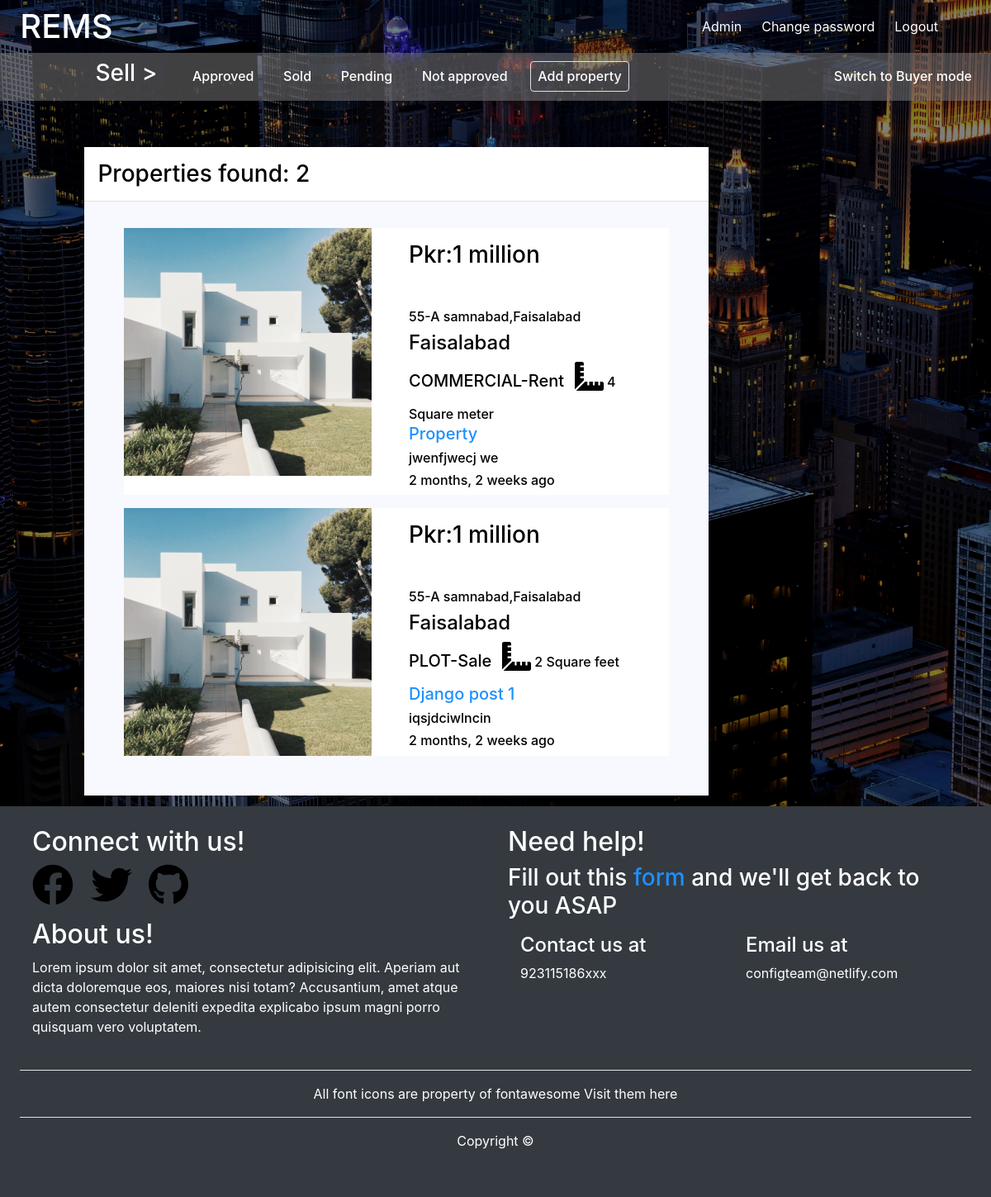
The page /seller/list-property-pending/ (signed in) on the database as committed earlier.
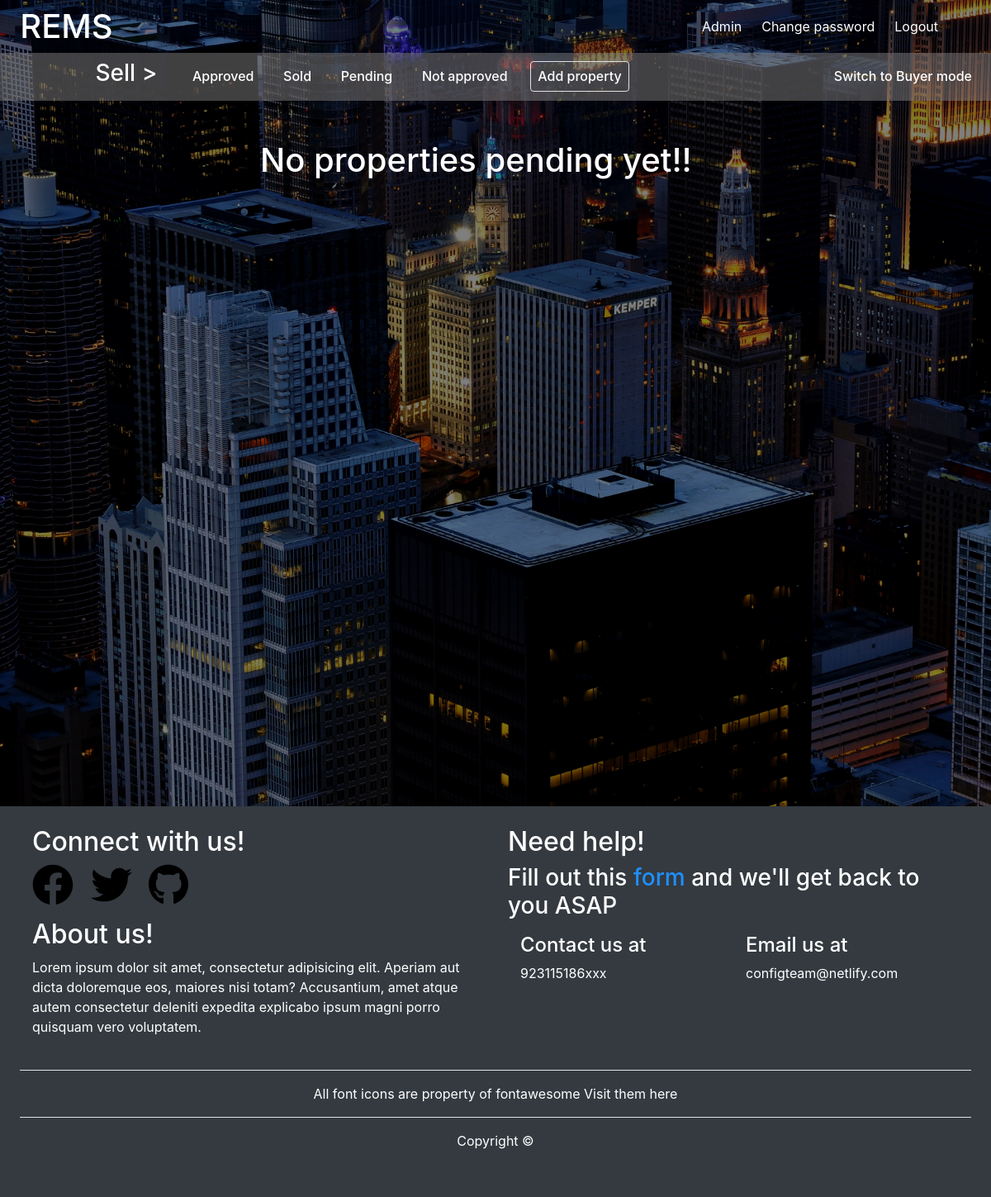
The same page on the database as committed later.
### seller/models.py (models this page shows, shortened)
class Approve(models.Model):
    request_choices = [('Approve', 'Approve'), ('Reject', 'Reject'), ('Sold', 'Sold'), ('Pending', 'pending')]
    request_approval = models.CharField(choices=request_choices, max_length=10, default='pending')
    approval = models.ForeignKey(SellerProperty, on_delete=models.CASCADE, related_name='approval_seller')

class SellerProperty(models.Model):
    alphanumeric = RegexValidator(r'^[a-zA-Z ]*$', 'Only alphabetic characters are allowed.')
    by = models.ForeignKey(user, on_delete=models.CASCADE)
    title = models.CharField(max_length=100)
    description = models.TextField()
    price = models.CharField(max_length=100, default='1 million')
    unit_choice = [('Square feet', 'square feet'),
                   ('Square meter', 'square meter'),
                   ('Square Yard', 'Square Yard'),
                   ('Marla', 'marla'),
                   ('Kanal', 'kanal')]
    size = models.PositiveIntegerField()
    unit = models.CharField(choices=unit_choice, max_length=12)
    bedrooms = models.PositiveIntegerField()
    bathroom = models.PositiveIntegerField()
    image_house = models.ImageField(upload_to='property', default='property/c2.jpg')
    purpose_choice = [('Sale', 'sale'), ('Rent', 'rent')]
    purpose = models.CharField(choices=purpose_choice, max_length=4)
    type_choices = [('Plot', 'plot'), ('Commercial', 'commercial'), ('House', 'house')]
    type = models.CharField(max_length=10, choices=type_choices)
    city = models.CharField(max_length=30, validators=[alphanumeric])
    sector = models.CharField(max_length=50)
    address = models.CharField(max_length=100)
    timestamp = models.DateTimeField(auto_now=True)
    class Meta:
        ordering = ['-timestamp']
    def get_photo_url(self):
        if self.image_house and hasattr(self.image_house, "url"):
            return self.image_house.url

### seller/views.py (the view)
# urls.py: path('list-property-pending/',SellerListSold.as_view(),name='pending'),
class SellerListSold(generic.ListView, LoginRequiredMixin):
    model = Approve
    template_name = 'seller/list_sold_property.html'
    context_object_name = 'sold_list'
    def get_queryset(self):
        print(SellerProperty.objects)
        current_url = resolve(self.request.path_info).url_name
        return Approve.objects.filter(request_approval=current_url, approval__by=self.request.user).order_by(
            '-approval__timestamp')
    def get_context_data(self, *args, **kwargs):
        current_url = resolve(self.request.path_info).url_name
        ctx = super(SellerListSold, self).get_context_data(*args, **kwargs)
        ctx['dynamic'] = current_url
        return ctx

### seller/templates/seller/list_sold_property.html
{% extends 'seller/seller_extension.html' %}
{% load humanize %}
{% block body %}
    {% if sold_list %}
    <div style="width: 80%" class="p-2 mt-5">
        <h3 class="bg-white p-3 border-bottom" style="color: black;width: 80%;margin: auto">
            Properties found: {{ sold_list.count }}
        </h3>
    <div style="width: 80%;margin:auto;background-color: ghostwhite; " class="pr-5 pl-5 pb-5 pt-3">
    {% for i in sold_list %}
        <div class=" bg-white mt-3 row m-0" style="color: black">
            <div class="col-lg-6 p-0"><img src="{{ i.approval.get_photo_url }}" id="img-size" alt=""></div>
            <div class="col-lg-6" id="actual-property">
                <h3 class="mb-5 mt-3">Pkr:{{ i.approval.price }}</h3>
                <h6>{{ i.approval.address }}</h6>
                <h4>{{ i.approval.city }}</h4>
                <h5 style="display: inline-block">{{ i.approval.type.upper }}-{{ i.approval.purpose }}</h5>
                <img style="height:35px" class="mb-3 ml-2" src="../../../media/css_styles/ruler-combined-solid.svg" alt="">
                <h6 style="display: inline;width: fit-content;"> {{ i.approval.size }} {{ i.approval.unit }}</h6>
                <h5 ><a style="color:dodgerblue;" href="{% url 'seller:detail' i.approval.pk %}">{{ i.approval.title }}</a></h5>
                 <h6>{{ i.approval.description|truncatewords:50 }}</h6>
                <h6>{{ i.approval.timestamp|naturaltime }}</h6>
                </div>
        </div>
    {% endfor %}
    </div>
</div>
    {% else %}
        <div class="container mt-5" style="width:50%">
            <h1>No properties {{ dynamic }} yet!!</h1>
        </div>
    {% endif %}
{% endblock %}

Rows that differ between the two databases and show on the page:
removed Approve: approval.get_photo_url (picture), approval.price "1 million", approval.address "55-A samnabad,Faisalabad", approval.city "Faisalabad", approval.type "COMMERCIAL", approval.purpose "Rent", approval.size "4", approval.unit "Square meter", approval "Property", approval.description "jwenfjwecj we", approval.timestamp "2 months, 2 weeks ago"
removed Approve: approval.get_photo_url (picture), approval.price "1 million", approval.address "55-A samnabad,Faisalabad", approval.city "Faisalabad", approval.type "PLOT", approval.purpose "Sale", approval.size "2", approval.unit "Square feet", approval "Django post 1", approval.description "iqsjdciwlncin", approval.timestamp "2 months, 2 weeks ago"
Other text that changed with them:
{{ dynamic }}: (not shown) → "pending"
{{ sold_list.count }}: "2" → (not shown)
text no longer shown: "Properties found:"
text now shown: "No properties yet!!"
